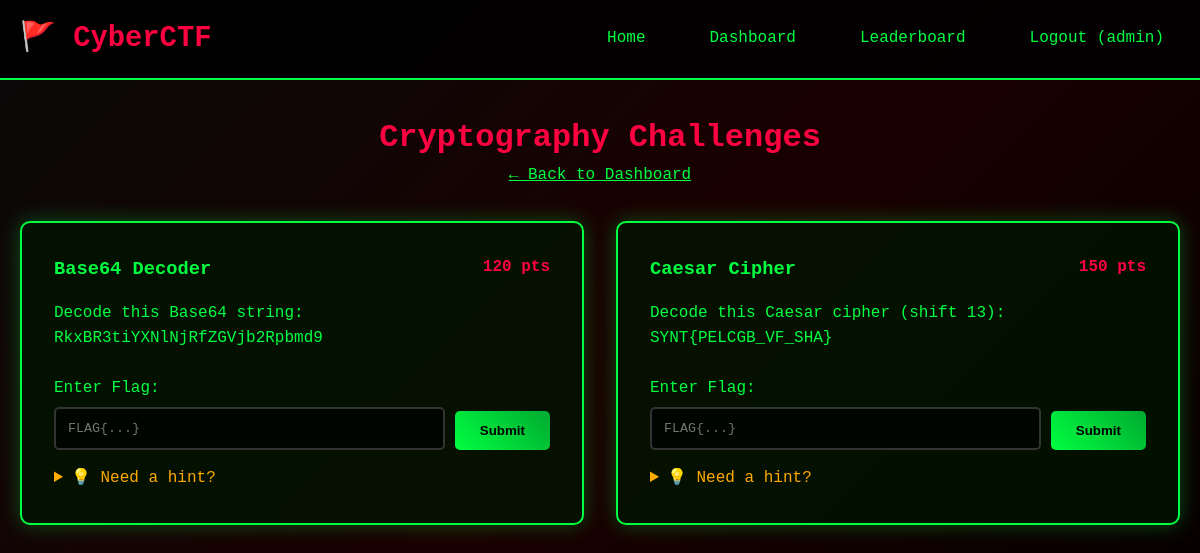
Page /challenges/Cryptography (signed in) on the earlier database version.
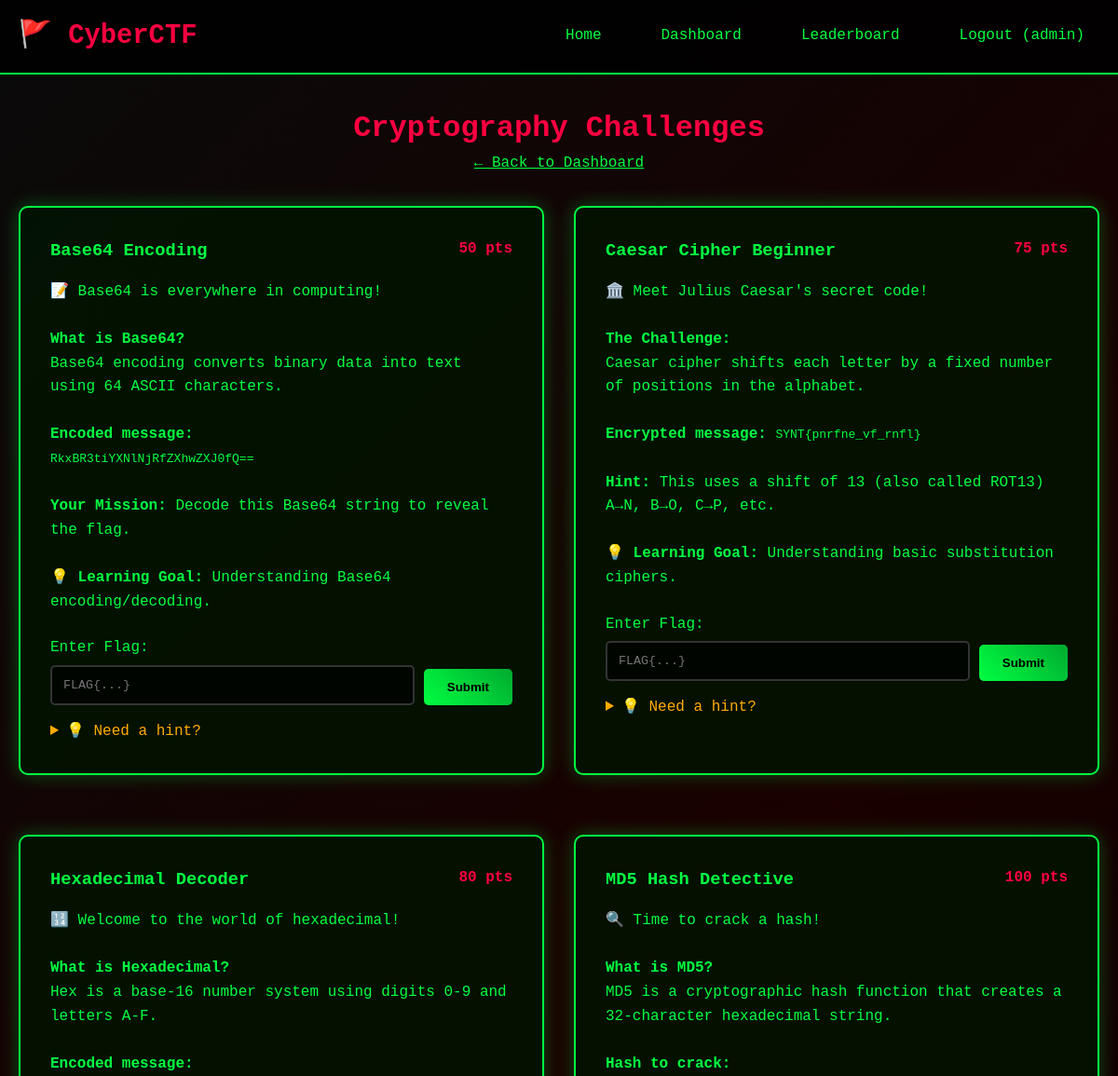
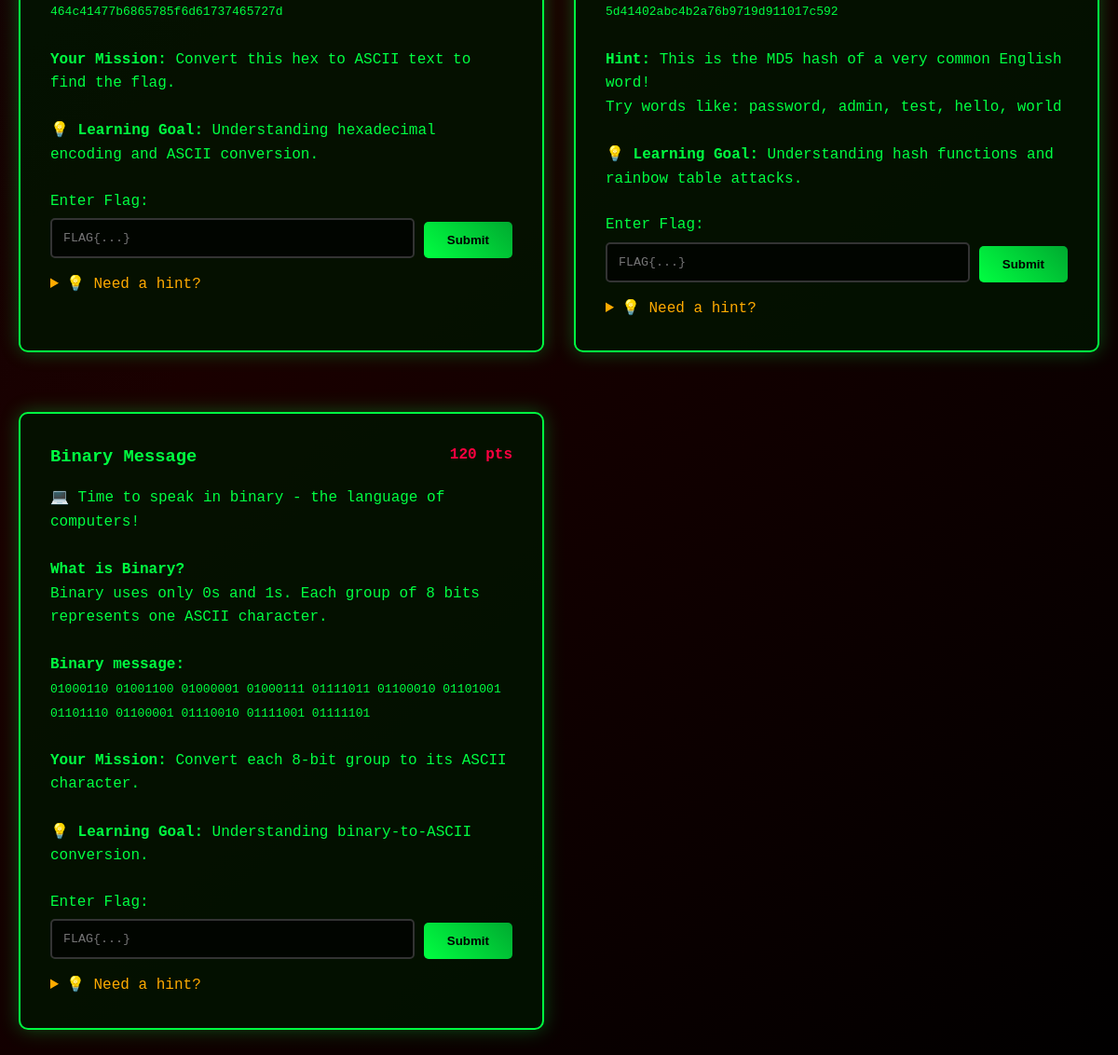
Same page on the later database version (2 pictures, top to bottom).
### tables this page shows
CREATE TABLE challenges (
                id INTEGER PRIMARY KEY AUTOINCREMENT,
                title TEXT NOT NULL,
                description TEXT NOT NULL,
                category TEXT NOT NULL,
                points INTEGER NOT NULL,
                flag TEXT NOT NULL,
                hint TEXT,
                explanation TEXT,
                challenge_data TEXT,
                difficulty TEXT DEFAULT 'Easy'
            );

### app.py (the view)
@app.route('/challenges/<category>')
def challenges(category):
    if 'user_id' not in session:
        return redirect(url_for('login'))
    conn = sqlite3.connect('ctf.db')
    cursor = conn.cursor()
    cursor.execute('SELECT id, title, description, points, hint, difficulty FROM challenges WHERE category = ? ORDER BY points', (category,))
    challenges = cursor.fetchall()
    cursor.execute('''
        SELECT challenge_id FROM submissions
        WHERE user_id = ? AND is_correct = 1
    ''', (session['user_id'],))
    solved_challenges = [row[0] for row in cursor.fetchall()]
    conn.close()
    challenges_data = []
    for challenge in challenges:
        challenges_data.append({
            'id': challenge[0],
            'title': challenge[1],
            'description': challenge[2],
            'points': challenge[3],
            'hint': challenge[4],
            'difficulty': challenge[5],
            'solved': challenge[0] in solved_challenges
        })
    return render_template('challenges.html',
                         category=category,
                         challenges=challenges_data)

### templates/challenges.html (shortened to what this page needs)
{% extends "base.html" %}
{% block content %}
<div class="text-center mb-2">
    <h1 style="color: #ff0040;">{{ category }} Challenges</h1>
    <a href="/dashboard" style="color: #00ff41;">← Back to Dashboard</a>
</div>
<div style="display: grid; grid-template-columns: repeat(auto-fit, minmax(400px, 1fr)); gap: 2rem;">
    {% for challenge in challenges %}
    <div class="card {% if challenge.solved %}solved{% endif %}" style="{% if challenge.solved %}border-color: #00aa30; background: rgba(0, 170, 48, 0.1);{% endif %}">
        <div style="display: flex; justify-content: between; align-items: flex-start; margin-bottom: 1rem;">
            <h3 style="color: #00ff41; flex: 1;">{{ challenge.title }}</h3>
            <div style="text-align: right;">
                <span style="color: #ff0040; font-weight: bold;">{{ challenge.points }} pts</span>
            </div>
        </div>
        <p style="margin-bottom: 1.5rem; line-height: 1.6;">{{ challenge.description | safe }}</p>
        {% if not challenge.solved %}
        <form class="flag-form" data-challenge-id="{{ challenge.id }}">
            <div style="display: flex; gap: 10px; align-items: end;">
                <div style="flex: 1;">
                    <label style="display: block; margin-bottom: 5px; color: #00ff41;">Enter Flag:</label>
                    <input type="text" name="flag" placeholder="FLAG{...}" class="form-input" required>
                </div>
                <button type="submit" class="btn">Submit</button>
            </div>
        </form>
        <details style="margin-top: 1rem;">
            <summary style="color: #ffaa00; cursor: pointer;">💡 Need a hint?</summary>
        </details>
        {% endif %}
    </div>
    {% endfor %}
</div>
{% endblock %}

Differences in the rows shown:
no longer on this page (row edited): challenges: title "Base64 Decoder", points "120", description "Decode this Base64 string: RkxBR3tiYXNlNjRfZGVjb2Rpbmd9"
no longer on this page (row edited): challenges: title "Caesar Cipher", points "150", description "Decode this Caesar cipher (shift 13): SYNT{PELCGB_VF_SHA}"
added challenges: title "Base64 Encoding", points "50", description "📝 Base64 is everywhere in computing! What is Base64? Base64 encoding converts binary data into text using 64 ASCII characters. Encoded message: RkxBR3tiYXNlNjRfZXhwZXJ0fQ== Your Mission: Decode this Base64 string to reveal the flag. 💡 Learning Goal: Understanding Base64 encoding/decoding."
now on this page (row edited): challenges: title "Caesar Cipher Beginner", points "75", description "🏛️ Meet Julius Caesar's secret code! The Challenge: Caesar cipher shifts each letter by a fixed number of positions in the alphabet. Encrypted message: SYNT{pnrfne_vf_rnfl} Hint: This uses a shift of 13 (also called ROT13) A→N, B→O, C→P, etc. 💡 Learning Goal: Understanding basic substitution ciphers."
added challenges: title "Hexadecimal Decoder", points "80", description "🔢 Welcome to the world of hexadecimal! What is Hexadecimal? Hex is a base-16 number system using digits 0-9 and letters A-F. Encoded message: 464c41477b6865785f6d61737465727d Your Mission: Convert this hex to ASCII text to find the flag. 💡 Learning Goal: Understanding hexadecimal encoding and ASCII conversion."
added challenges: title "MD5 Hash Detective", points "100", description "🔍 Time to crack a hash! What is MD5? MD5 is a cryptographic hash function that creates a 32-character hexadecimal string. Hash to crack: 5d41402abc4b2a76b9719d911017c592 Hint: This is the MD5 hash of a very common English word! Try words like: password, admin, test, hello, world 💡 Learning Goal: Understanding hash functions and rainbow table attacks."
added challenges: title "Binary Message", points "120", description "💻 Time to speak in binary - the language of computers! What is Binary? Binary uses only 0s and 1s. Each group of 8 bits represents one ASCII character. Binary message: 01000110 01001100 01000001 01000111 01111011 01100010 01101001 01101110 01100001 01110010 01111001 01111101 Your Mission: Convert each 8-bit group to its ASCII character. 💡 Learning Goal: Understanding binary-to-ASCII conversion."
